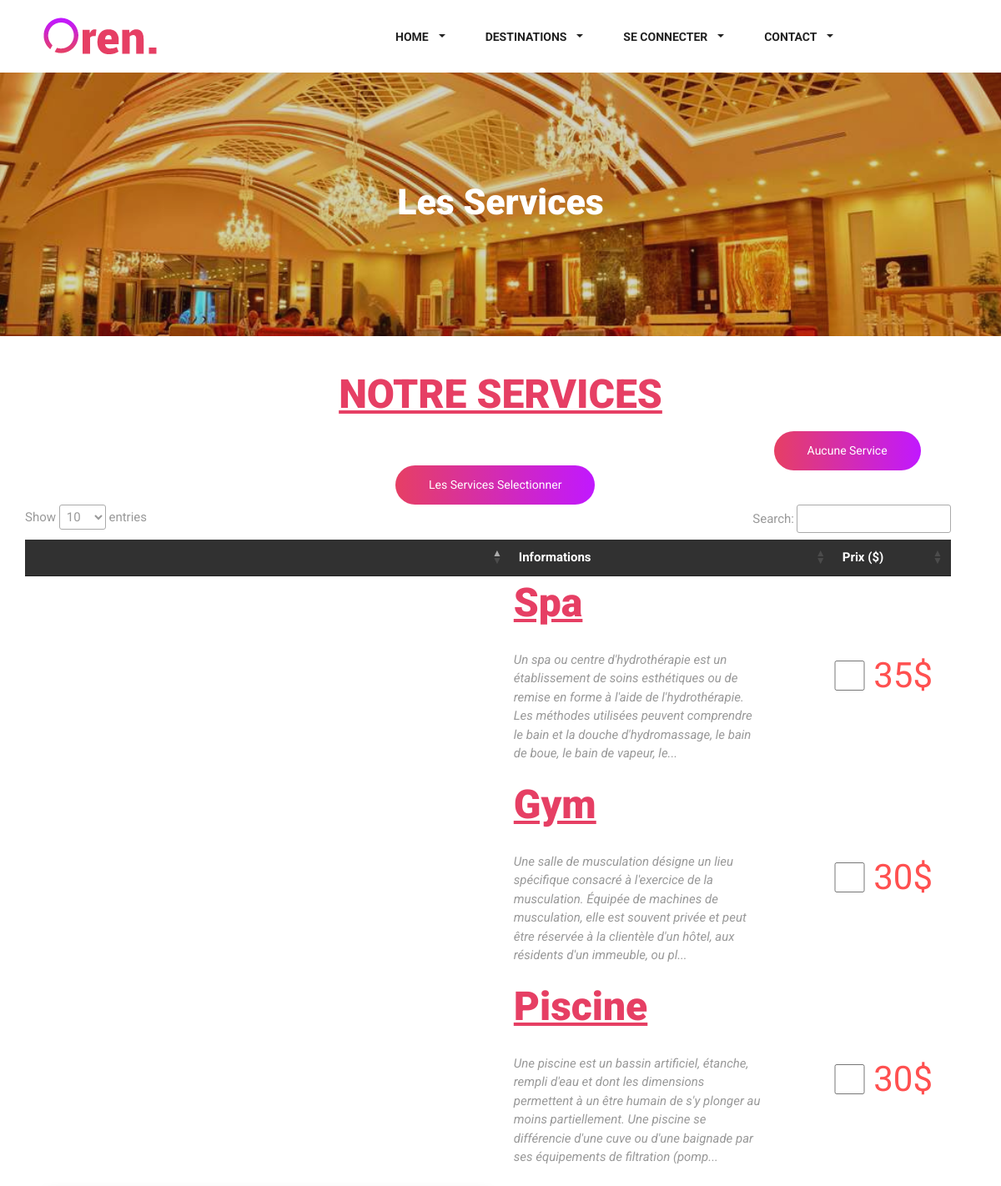
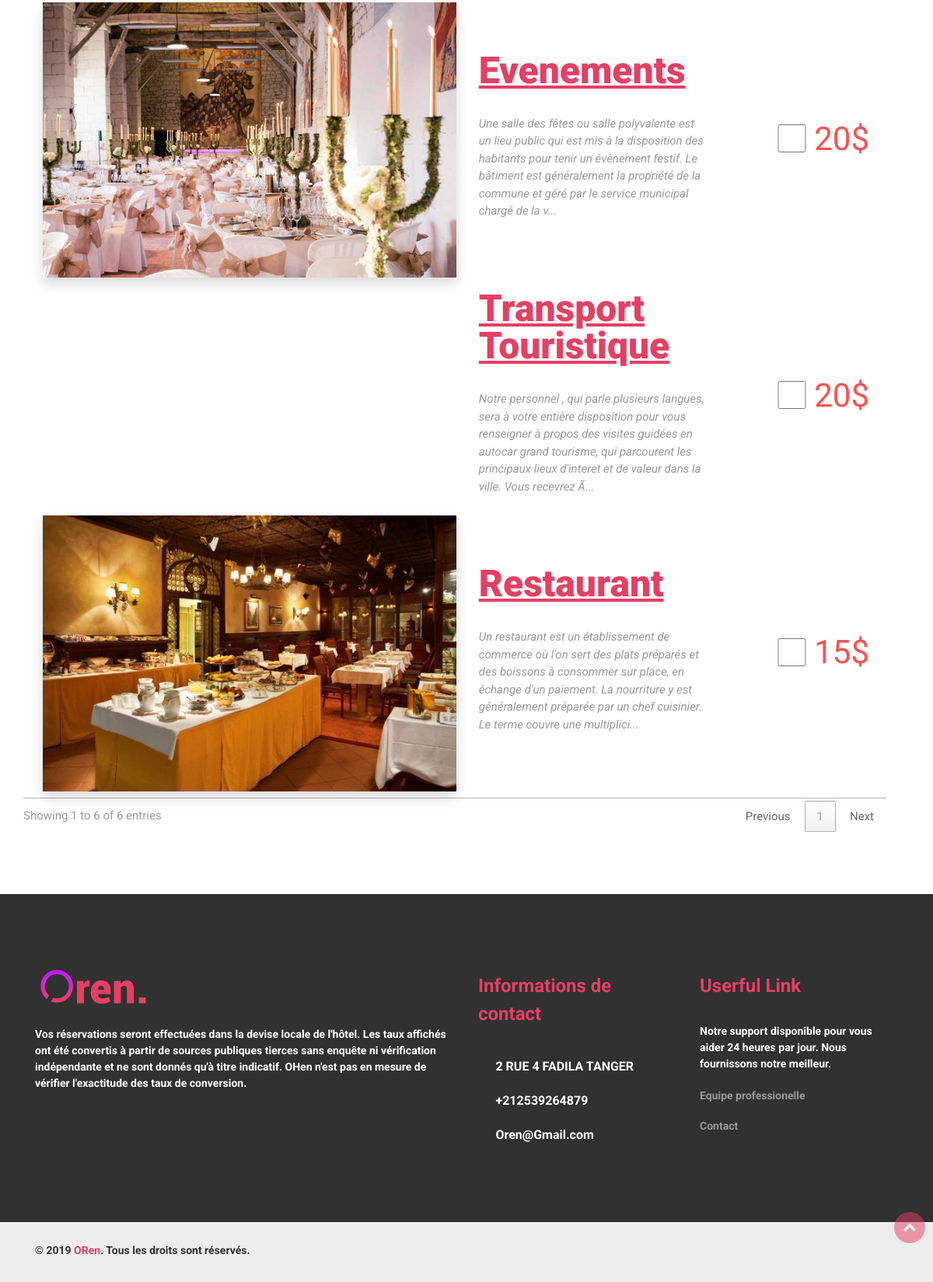
/services.php, run on the app's committed database (2 pictures, top to bottom).
### tables this page shows
CREATE TABLE `services` (
  `Id` int(11) NOT NULL,
  `Nom_ser` varchar(30) NOT NULL,
  `Desc_ser` text NOT NULL,
  `Tarif_ser` float NOT NULL,
  `photo` varchar(200) NOT NULL
);

### services.php (the view, shortened to what this page needs)
<!DOCTYPE html>
<html lang="en">
  <head>
	<link rel="stylesheet" type="text/css" href="css/vendor/bootstrap.min.css" />
	<link rel="stylesheet" type="text/css" href="css/vendor/font-awesome.min.css">
	<link rel="stylesheet" type="text/css" href="css/vendor/owl.carousel.min.css">
	<link rel="stylesheet" type="text/css" href="css/vendor/owl.theme.default.min.css">
	<link rel="stylesheet" type="text/css" href="css/vendor/magnific-popup.css">
	<link rel="stylesheet" type="text/css" href="css/vendor/animate.min.css">
	<link rel="stylesheet" type="text/css" href="css/style.css" />
 <link rel="stylesheet" type="text/css" href="https://cdn.datatables.net/1.10.16/css/jquery.dataTables.min.css"/>
</head>
<body>
	<a href="#0" class="cd-top cd-is-visible cd-fade-out">Top</a>
	<?php include 'header.php'; ?>
	<div class="section banner-page" data-background="images/ser.jpeg">
		<div class="content-wrap pos-relative">
			<div class="d-flex justify-content-center bd-highlight mb-3">
				<div class="title-page">Les Services</div>
			</div>
		</div>
	</div>
	<?php
$pays=$_GET['pays'];
$ville=$_GET['ville'];
$hotel=$_GET['hotel'];
$datearr=$_GET['datearr'];
$datedep=$_GET['datedep'];
$nbrchambre= $_GET['nbrchambre'];
$nbradultes= $_GET['nbradultes'];
$nbrenfants= $_GET['nbrenfants'];
$id=$_GET['id'];
$cin= $_POST['cin'];
$prenom= $_POST['prenom'];
$nom= $_POST['nom'];
$telephone= $_POST['telephone'];
$email= $_POST['email'];
$adress=$_POST['adress'];
$payscli= $_POST['payscli'];
$villecli= $_POST['villecli'];
?>
					<div class="col-sm-12 col-md-12" style="padding-top: 46px;">
						<h2 class="section-heading text-center text-primary no-after mb-5" style="text-decoration: underline;">
							NOTRE SERVICES
						</h2>
						<a style="margin-left: 78%;margin-top: -43px;" href="reservation.php?id=<?php echo $id ?>&pays=<?php echo $pays ?>&ville=<?php echo $ville ?>&hotel=<?php echo $hotel ?>&nbrchambre=<?php echo $nbrchambre ?>&nbradultes=<?php echo $nbradultes ?>&nbrenfants=<?php echo $nbrenfants ?>&datearr=<?php echo $datearr ?>&datedep=<?php echo $datedep ?>&cin=<?php echo $cin ?>&prenom=<?php echo $prenom?>&nom=<?php echo $nom ?>&telephone=<?php echo $telephone ?>&email=<?php echo $email ?>&adress=<?php echo $adress ?>&payscli=<?php echo $payscli ?>&villecli=<?php echo $villecli ?>" class="btn btn-primary">Aucune Service</a>
					</div>
	<div class="section bg-gray-light" style="background-color: #fff">
		<div class="content-wrap" style="">
			<div class="container" style="margin-top: -95px;">
				 <div class="row" style="width: 100%;">
				 	<form action="reservation.php?id=<?php echo $id ?>&pays=<?php echo $pays ?>&ville=<?php echo $ville ?>&hotel=<?php echo $hotel ?>&nbrchambre=<?php echo $nbrchambre ?>&nbradultes=<?php echo $nbradultes ?>&nbrenfants=<?php echo $nbrenfants ?>&datearr=<?php echo $datearr ?>&datedep=<?php echo $datedep ?>&cin=<?php echo $cin ?>&prenom=<?php echo $prenom?>&nom=<?php echo $nom ?>&telephone=<?php echo $telephone ?>&email=<?php echo $email ?>&adress=<?php echo $adress ?>&payscli=<?php echo $payscli ?>&villecli=<?php echo $villecli ?>" method="POST">
    				<table id="myTable" style="">
       				 <thead style="background-color: #313131;color: #fff;">
            			<tr>
			                <th ></th>
			                <th>Informations</th>
			                <th>Prix ($)</th>
           				</tr>
        			</thead>
       				<tbody>
 <?php
  include "admin/includes/conx.php";
  $res=$pdo->query('SELECT * FROM services ORDER BY Tarif_ser DESC');
  $services=$res->fetchAll(PDO::FETCH_OBJ);
  ?>
 <?php foreach ($services as $c) { ?>
            			<tr role="row" class="odd">
			                <td class="" style="">
			                	<div class="col-sm-12 col-md-12 col-lg-25">
									<img src="images/<?php echo $c->photo ?>.jpg" alt="" class="shadow img-fluid">
								</div>
							</td>
							<td style="padding-left: 4px;width: 374px;" class="sorting_1">
								<div class="col-sm-12 col-md-12 col-lg-10" style="padding-left: 0px;">
									<h2 class="section-heading text-primary no-after mb-5" style="text-decoration: underline;"><?php echo $c->Nom_ser; ?></h2>
									<p class="subheading mb-4"><em></em></p><em><?php echo substr($c->Desc_ser, 0,250) ?>...</em>
									<div class="spacer-10"></div>
									</div></td>
							<td class="" style="padding-left: 0px;padding-left: 0px;font-size: 42px;color: #ff5050;">
								<div class="form-check form-check-inline">
									  <input type="checkbox" name="tab_ser[]" style="height: 36px;width: 37px;" value="<?php echo $c->Id; ?>"> &nbsp
									  <label class="form-check-label" for="materialInline1"><?php echo $c->Tarif_ser; ?>$</label>
								</div>
							</td>
			            </tr>
			         <?php } ?>
        			</tbody>
        			 <button type="submit" class="btn btn-primary" style="margin-left: 40%;">Les Services Selectionner</button>
    				</table>
    			</form>
  				</div>
			</div>
		</div>
	</div>
	<?php include 'footer.php' ?>
</body>
</html>

### header.php (shortened to what this page needs)
  <div class="header header-1">
<div class="navbar-main" style="background-color: #fff;">
	<div class="container">
	    <nav id="navbar-example" class="navbar navbar-expand-lg">
	        <a class="navbar-brand" href="index.php">
				<img src="images/logo.png" alt="" />
			</a>
	        <div class="collapse navbar-collapse" id="navbarNavDropdown">
	            <ul class="navbar-nav ml-auto">
	            	<li class="nav-item dropdown dmenu">
	                    <a class="nav-link dropdown-toggle" style="" href="index.php" role="button" aria-haspopup="true" aria-expanded="false" >
				          HOME
				        </a>
	                </li>
	                <li class="nav-item dropdown dmenu">
	                    <a class="nav-link dropdown-toggle" href="#" role="button" data-toggle="dropdown" aria-haspopup="true" aria-expanded="false">
				          DESTINATIONS
				        </a>
	                </li>
	                <li class="nav-item dropdown dmenu">
	                    <a class="nav-link dropdown-toggle" style="" href="connecter.php" role="button" aria-haspopup="true" aria-expanded="false" >
				          SE CONNECTER
				        </a>
	                </li>
	                <li class="nav-item dropdown dmenu">
	                    <a class="nav-link dropdown-toggle" href="contact.php" role="button" aria-haspopup="true" aria-expanded="false">
				          CONTACT
				        </a>
	                </li>
	            </ul>
	            <div class="sosmed-icon no-bg-hover float-right d-inline-flex">
					<a href="#"><i class="fa fa-facebook"></i></a>
					<a href="#"><i class="fa fa-twitter"></i></a>
					<a href="#"><i class="fa fa-instagram"></i></a>
				</div>
	        </div>
	    </nav>
	</div>
</div>
  </div>

### footer.php (shortened to what this page needs)
<div class="footer" style="background-color: #313131; color: #fff;">
	<div class="content-wrap">
		<div class="container">
			<div class="row">
				<div class="col-sm-12 col-md-4 col-lg-6">
					<div class="footer-item">
						<img src="images/logo.png" alt="logo bottom" class="logo-bottom">
						<p>Vos réservations seront effectuées dans la devise locale de l'hôtel. Les taux affichés ont été convertis à partir de sources publiques tierces sans enquête ni vérification indépendante et ne sont donnés qu'à titre indicatif. OHen n'est pas en mesure de vérifier l'exactitude des taux de conversion.</p>
						<div class="sosmed-icon bg-round d-inline-flex">
							<a href="#"><i class="fa fa-facebook"></i></a>
							<a href="#"><i class="fa fa-twitter"></i></a>
							<a href="#"><i class="fa fa-instagram"></i></a>
							<a href="#"><i class="fa fa-pinterest"></i></a>
							<a href="#"><i class="fa fa-linkedin"></i></a>
						</div>
					</div>
				</div>
				<div class="col-sm-12 col-md-4 col-lg-3">
					<div class="footer-item">
						<div class="footer-title">
							Informations de contact
						</div>
						<ul class="list-info">
							<li>
								<div class="info-icon text-primary">
									<span class="fa fa-map-marker"></span>
								</div>
								<div class="info-text">2 RUE 4 FADILA TANGER</div>
							</li>
							<li>
								<div class="info-icon text-primary">
									<span class="fa fa-phone"></span>
								</div>
								<div class="info-text">+212539264879</div>
							</li>
							<li>
								<div class="info-icon text-primary">
									<span class="fa fa-envelope"></span>
								</div>
								<div class="info-text">Oren@Gmail.com</div>
							</li>
						</ul>
					</div>
				</div>
				<div class="col-sm-12 col-md-4 col-lg-3">
					<div class="footer-item">
						<div class="footer-title">
							Userful Link
						</div>
						<p>Notre support disponible pour vous aider 24 heures par jour. Nous fournissons notre meilleur.</p>
						<ul class="list">
							<li><a href="page-team-member.php" title="Couses">Equipe professionelle</a></li>
							<li><a href="contact.php" title="Contact">Contact</a></li>
						</ul>
					</div>
				</div>
			</div>
		</div>
	</div>
	<div class="fcopy">
		<div class="container">
			<div class="row">
				<div class="col-sm-12 col-md-12">
					<p class="ftex" style="color: #313131;">&copy; 2019 <span class="text-primary">ORen</span>. Tous les droits sont réservés.</p>
				</div>
			</div>
		</div>
	</div>
</div>

### data on the page
services: Nom_ser "Spa", Desc_ser "Un spa ou centre d'hydrothérapie est un établissement de soins esthétiques ou de remise en forme à l'aide de l'hydrothérapie. Les méthodes utilisées peuvent comprendre le bain et la douche d'hydromassage, le bain de boue, le bain de vapeur, le", Tarif_ser "35"
services: Nom_ser "Gym", Desc_ser "Une salle de musculation désigne un lieu spécifique consacré à l'exercice de la musculation. Équipée de machines de musculation, elle est souvent privée et peut être réservée à la clientèle d'un hôtel, aux résidents d'un immeuble, ou pl", Tarif_ser "30"
services: Nom_ser "Piscine", Desc_ser "Une piscine est un bassin artificiel, étanche, rempli d'eau et dont les dimensions permettent à un être humain de s'y plonger au moins partiellement. Une piscine se différencie d'une cuve ou d'une baignade par ses équipements de filtration (pomp", Tarif_ser "30"
services: photo (picture), Nom_ser "Evenements", Desc_ser "Une salle des fêtes ou salle polyvalente est un lieu public qui est mis à la disposition des habitants pour tenir un évènement festif. Le bâtiment est généralement la propriété de la commune et géré par le service municipal chargé de la v", Tarif_ser "20"
services: Nom_ser "Transport Touristique", Desc_ser "Notre personnel , qui parle plusieurs langues, sera à votre entière disposition pour vous renseigner à propos des visites guidées en autocar grand tourisme, qui parcourent les principaux lieux d'interet et de valeur dans la ville. Vous recevrez Ã", Tarif_ser "20"
services: photo (picture), Nom_ser "Restaurant", Desc_ser "Un restaurant est un établissement de commerce où l'on sert des plats préparés et des boissons à consommer sur place, en échange d'un paiement. La nourriture y est généralement préparée par un chef cuisinier. Le terme couvre une multiplici", Tarif_ser "15"
